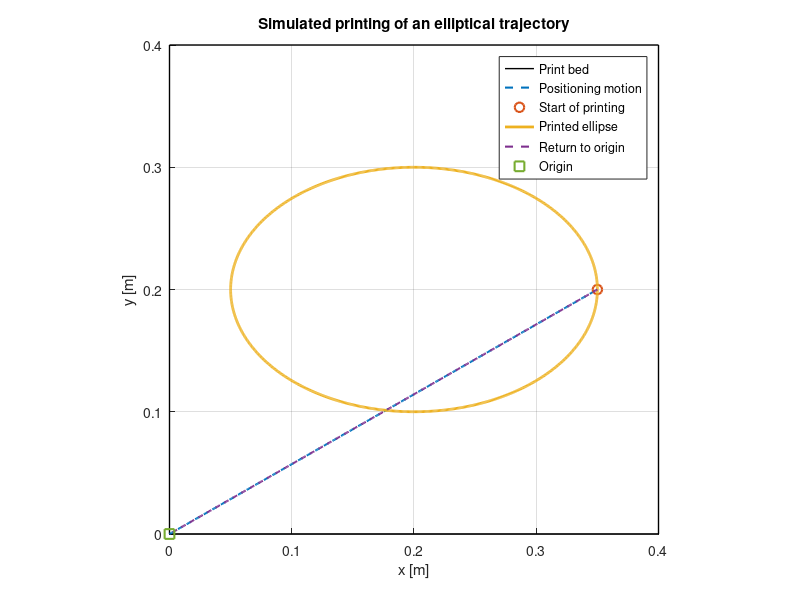

Recreate this plot in MATLAB.
clear
close all
clc

%% =========================================================
%  PRINTING AREA AND ELLIPSE GEOMETRY
% ==========================================================

Lbed = 0.40;          % chosen print-bed side length [m]

xc = Lbed/2;
yc = Lbed/2;

a = 0.15;             % ellipse semi-major axis [m]
b = 0.1;             % ellipse semi-minor axis [m]

omega = 2*pi/10;      % angular speed [rad/s]

% Starting point of the ellipse (phi = 0)
xs = xc + a;
ys = yc;

%% =========================================================
%  PHYSICAL PARAMETERS
% ==========================================================

m     = 0.15;
Jm    = 1.5e-6;
rm    = 6e-3;
Km    = 0.025;

mu_r  = 5.5e-3;
mu_lx = 0.04;
mu_ly = 0.04;

Lm = 3e-4;
Rm = 2;

% Equivalent parameters
Meq = m + 2*Jm/rm^2;

Bx = 2*mu_lx + 8*mu_r;
By = 2*mu_ly + 4*mu_r;

%% =========================================================
%  STATE-SPACE MODEL
% ==========================================================

A = [0  1                  0                  0  0                  0;
     0 -Bx/Meq             Km/(rm*Meq)        0  0                  0;
     0 -2*Km/(Lm*rm)      -Rm/Lm              0  0                  0;
     0  0                  0                  0  1                  0;
     0  0                  0                  0 -By/Meq             Km/(rm*Meq);
     0  0                  0                  0 -2*Km/(Lm*rm)      -Rm/Lm];

B = [0       0;
     0       0;
     1/Lm    0;
     0       0;
     0       0;
     0       1/Lm];

C = [1 0 0 0 0 0;
     0 0 0 1 0 0];

D = zeros(2,2);

sys = ss(A,B,C,D);

%% =========================================================
%  PHASE 1 - POSITIONING TO START POINT
% ==========================================================

vpos = 0.10;                  % constant positioning speed [m/s]

distance_out = sqrt(xs^2 + ys^2);
Tmove = distance_out/vpos;

vx_out = vpos*xs/distance_out;
vy_out = vpos*ys/distance_out;

% Constant transformed currents
ix_move = (rm/Km)*(Bx*vx_out);
iy_move = (rm/Km)*(By*vy_out);

% Constant transformed voltages
ux_move = Rm*ix_move + (2*Km/rm)*vx_out;
uy_move = Rm*iy_move + (2*Km/rm)*vy_out;

% Physical motor quantities
iL_move = 0.5*(ix_move + iy_move);
iR_move = 0.5*(ix_move - iy_move);

uL_move = 0.5*(ux_move + uy_move);
uR_move = 0.5*(ux_move - uy_move);

t1 = linspace(0,Tmove,400)';

U1 = [ux_move*ones(size(t1)), ...
      uy_move*ones(size(t1))];

X01 = [0;
       vx_out;
       ix_move;
       0;
       vy_out;
       iy_move];

[Y1,t1,X1] = lsim(sys,U1,t1,X01);

x1 = Y1(:,1);
y1 = Y1(:,2);

%% =========================================================
%  PHASE 2 - PRE-PRINT WAIT
% ==========================================================

Twait_pre = 1;                % waiting time before printing [s]

t2 = linspace(0,Twait_pre,100)';

U2 = zeros(length(t2),2);

X02 = [xs;
       0;
       0;
       ys;
       0;
       0];

[Y2,t2,X2] = lsim(sys,U2,t2,X02);

x2 = Y2(:,1);
y2 = Y2(:,2);

%% =========================================================
%  PHASE 3 - PRINT ELLIPSE
% ==========================================================

phi_end = 2*pi;
Tellipse = phi_end/omega;

phi = @(t) omega*t;

xd = @(t) xc + a*cos(phi(t));
yd = @(t) yc + b*sin(phi(t));

dxd = @(t) -a*omega*sin(phi(t));
dyd = @(t)  b*omega*cos(phi(t));

ddxd = @(t) -a*omega^2*cos(phi(t));
ddyd = @(t) -b*omega^2*sin(phi(t));

dddxd = @(t)  a*omega^3*sin(phi(t));
dddyd = @(t) -b*omega^3*cos(phi(t));

% Required transformed currents
ix = @(t) (rm/Km) * ...
    (Meq*ddxd(t) + Bx*dxd(t));

iy = @(t) (rm/Km) * ...
    (Meq*ddyd(t) + By*dyd(t));

% Physical motor currents
iL = @(t) 0.5*(ix(t) + iy(t));
iR = @(t) 0.5*(ix(t) - iy(t));

% Current derivatives
dix = @(t) (rm/Km) * ...
    (Meq*dddxd(t) + Bx*ddxd(t));

diy = @(t) (rm/Km) * ...
    (Meq*dddyd(t) + By*ddyd(t));

% Required transformed voltages
ux = @(t) Lm*dix(t) ...
    + Rm*ix(t) ...
    + (2*Km/rm)*dxd(t);

uy = @(t) Lm*diy(t) ...
    + Rm*iy(t) ...
    + (2*Km/rm)*dyd(t);

% Physical motor voltages
uL = @(t) 0.5*(ux(t) + uy(t));
uR = @(t) 0.5*(ux(t) - uy(t));

t3 = linspace(0,Tellipse,1000)';

U3 = [ux(t3), uy(t3)];

X03 = [xd(0);
       dxd(0);
       ix(0);
       yd(0);
       dyd(0);
       iy(0)];

[Y3,t3,X3] = lsim(sys,U3,t3,X03);

x3 = Y3(:,1);
y3 = Y3(:,2);

%% =========================================================
%  PHASE 4 - POST-PRINT WAIT
% ==========================================================

Twait_post = 1;               % waiting time after printing [s]

xf = x3(end);
yf = y3(end);

t4 = linspace(0,Twait_post,100)';

U4 = zeros(length(t4),2);

X04 = [xf;
       0;
       0;
       yf;
       0;
       0];

[Y4,t4,X4] = lsim(sys,U4,t4,X04);

x4 = Y4(:,1);
y4 = Y4(:,2);

%% =========================================================
%  PHASE 5 - RETURN TO ORIGIN
% ==========================================================

distance_home = sqrt(xf^2 + yf^2);
Thome = distance_home/vpos;

vx_home = -vpos*xf/distance_home;
vy_home = -vpos*yf/distance_home;

% Constant transformed currents
ix_home = (rm/Km)*(Bx*vx_home);
iy_home = (rm/Km)*(By*vy_home);

% Constant transformed voltages
ux_home = Rm*ix_home + (2*Km/rm)*vx_home;
uy_home = Rm*iy_home + (2*Km/rm)*vy_home;

% Physical motor quantities
iL_home = 0.5*(ix_home + iy_home);
iR_home = 0.5*(ix_home - iy_home);

uL_home = 0.5*(ux_home + uy_home);
uR_home = 0.5*(ux_home - uy_home);

t5 = linspace(0,Thome,400)';

U5 = [ux_home*ones(size(t5)), ...
      uy_home*ones(size(t5))];

X05 = [xf;
       vx_home;
       ix_home;
       yf;
       vy_home;
       iy_home];

[Y5,t5,X5] = lsim(sys,U5,t5,X05);

x5 = Y5(:,1);
y5 = Y5(:,2);

%% =========================================================
%  PRINTING BOOLEAN
% ==========================================================

printing1 = zeros(size(t1));
printing2 = zeros(size(t2));
printing3 = ones(size(t3));
printing4 = zeros(size(t4));
printing5 = zeros(size(t5));

printing = [printing1;
            printing2;
            printing3;
            printing4;
            printing5];

%% =========================================================
%  GLOBAL TIME VECTOR
% ==========================================================

t1_global = t1;

t2_global = Tmove + t2;

t3_global = Tmove ...
          + Twait_pre ...
          + t3;

t4_global = Tmove ...
          + Twait_pre ...
          + Tellipse ...
          + t4;

t5_global = Tmove ...
          + Twait_pre ...
          + Tellipse ...
          + Twait_post ...
          + t5;

t_global = [t1_global;
            t2_global;
            t3_global;
            t4_global;
            t5_global];

%% =========================================================
%  COMPLETE TRAJECTORY
% ==========================================================

x_total = [x1;
           x2;
           x3;
           x4;
           x5];

y_total = [y1;
           y2;
           y3;
           y4;
           y5];

%% =========================================================
%  PLOT
% ==========================================================

figure
hold on

% Print-bed boundary
plot([0 Lbed Lbed 0 0], ...
     [0 0 Lbed Lbed 0], ...
     'k-', 'LineWidth', 1)

% Positioning motion
plot(x1,y1,'--','LineWidth',1.5)

% Start of printing
plot(xs,ys,'o','MarkerSize',7,'LineWidth',1.5)

% Printed ellipse
plot(x3,y3,'-','LineWidth',2)

% Return to origin
plot(x5,y5,'--','LineWidth',1.5)

% Origin
plot(0,0,'s','MarkerSize',7,'LineWidth',1.5)

axis equal
grid on

xlim([0 Lbed])
ylim([0 Lbed])

xlabel('x [m]')
ylabel('y [m]')

legend('Print bed', ...
       'Positioning motion', ...
       'Start of printing', ...
       'Printed ellipse', ...
       'Return to origin', ...
       'Origin', ...
       'Location','best')

title('Simulated printing of an elliptical trajectory')
